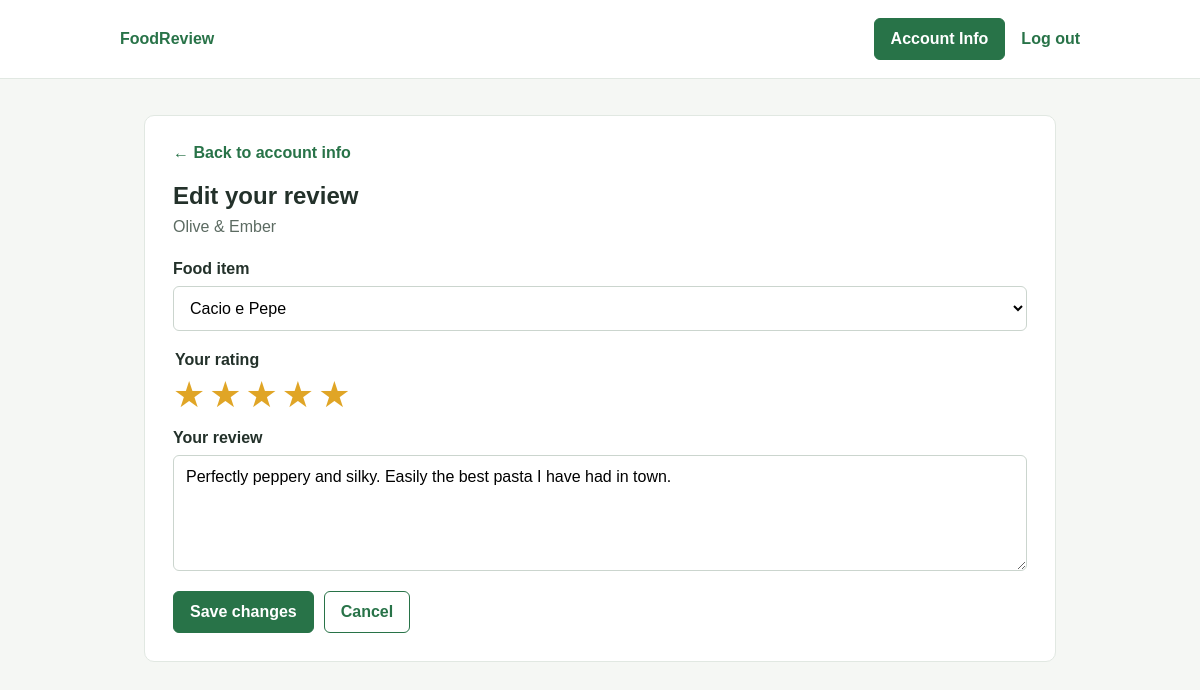
Screenshot of /review-edit.php?id=1 (signed in) with the database file from the repository.
### tables this page shows
CREATE TABLE review (
    review_id INTEGER PRIMARY KEY,
    user_id INTEGER NOT NULL,
    food_item_id INTEGER NOT NULL,
    rating INTEGER NOT NULL CHECK (rating BETWEEN 1 AND 5),
    comment TEXT,
    created_at TIMESTAMP NOT NULL DEFAULT CURRENT_TIMESTAMP,
    updated_at TIMESTAMP NOT NULL DEFAULT CURRENT_TIMESTAMP,
    FOREIGN KEY (user_id) REFERENCES users (user_id),
    FOREIGN KEY (food_item_id) REFERENCES food_item (food_item_id)
);

CREATE TABLE food_item (
    food_item_id INTEGER PRIMARY KEY,
    restaurant_id INTEGER NOT NULL,
    name VARCHAR(255) NOT NULL,
    description TEXT,
    price DECIMAL(10, 2) NOT NULL,
    category VARCHAR(100) NOT NULL,
    FOREIGN KEY (restaurant_id) REFERENCES restaurants (restaurant_id)
);

### includes/db.php (called while the page is built, shortened)
<?php
function db(): PDO
{
    static $pdo = null;
    if ($pdo === null) {
        $path = __DIR__ . '/../database/restaurants.db';
        $pdo = new PDO('sqlite:' . $path);
        $pdo->setAttribute(PDO::ATTR_ERRMODE, PDO::ERRMODE_EXCEPTION);
        $pdo->setAttribute(PDO::ATTR_DEFAULT_FETCH_MODE, PDO::FETCH_ASSOC);
        $pdo->exec('PRAGMA foreign_keys = ON');
    }
    return $pdo;
}
function parseId($value): ?int
{
    $id = filter_var($value, FILTER_VALIDATE_INT, ['options' => ['min_range' => 1]]);
    return $id === false ? null : $id;
}

### includes/reviews.php (called while the page is built, shortened)
<?php
require_once __DIR__ . '/db.php';
function getReview(int $reviewId): ?array
{
    $statement = db()->prepare(REVIEW_SELECT . ' WHERE v.review_id = ?');
    $statement->execute([$reviewId]);
    return $statement->fetch() ?: null;
}

### includes/restaurants.php (called while the page is built, shortened)
<?php
require_once __DIR__ . '/db.php';
function getRestaurant(int $restaurantId): ?array
{
    $statement = db()->prepare(RESTAURANT_SELECT . ' WHERE r.restaurant_id = ?');
    $statement->execute([$restaurantId]);
    return $statement->fetch() ?: null;
}
function getFoodItems(int $restaurantId): array
{
    $statement = db()->prepare(
        'SELECT food_item_id AS id, name FROM food_item WHERE restaurant_id = ? ORDER BY food_item_id'
    );
    $statement->execute([$restaurantId]);
    return $statement->fetchAll();
}

### review-edit.php (the view, shortened to what this page needs)
<?php
require_once 'includes/restaurants.php';
require_once 'includes/reviews.php';
$reviewId = parseId($_GET['id'] ?? null);
$review = $reviewId === null ? null : getReview($reviewId);
$restaurant = $review === null ? null : getRestaurant((int) $review['restaurant_id']);
if ($review === null || $restaurant === null) {
    http_response_code(404);
} elseif (!canEditReview($review)) {
    denyAccess();
} else {
    $foodItems = getFoodItems((int) $review['restaurant_id']);
}
?>
<!DOCTYPE html>
<html lang="en">
<head>
    <link rel="stylesheet" href="css/styles.css">
</head>
<body>
    <?php require_once 'includes/header.php'; ?>
    <main>
        <section class="restaurant-details">
            <?php if ($review === null || $restaurant === null): ?>
                <h1>Review not found</h1>
                <p class="intro">Choose a review from your Account Info page to edit it.</p>
                <a class="details-button" href="account-info.php">Back to account info</a>
            <?php else: ?>
                <?php $accountUrl = 'account-info.php'; ?>
                <a class="back-link" href="<?= htmlspecialchars($accountUrl, ENT_QUOTES, 'UTF-8') ?>">← Back to account info</a>
                <h1>Edit your review</h1>
                <p class="intro"><?= htmlspecialchars($restaurant['name'], ENT_QUOTES, 'UTF-8') ?></p>
                <form class="crud-form" method="post" action="">
                    <label for="food-item">Food item</label>
                    <select id="food-item" name="food_item_id" required>
                        <?php foreach ($foodItems as $foodItem): ?>
                            <option value="<?= (int) $foodItem['id'] ?>"<?= (int) $foodItem['id'] === (int) $review['food_item_id'] ? ' selected' : '' ?>><?= htmlspecialchars($foodItem['name'], ENT_QUOTES, 'UTF-8') ?></option>
                        <?php endforeach; ?>
                    </select>
                    <?php $selectedRating = (int) $review['rating']; require 'includes/star-input.php'; ?>
                    <label for="comment">Your review</label>
                    <textarea id="comment" name="comment" rows="5"><?= htmlspecialchars($review['comment'] ?? '', ENT_QUOTES, 'UTF-8') ?></textarea>
                    <div class="page-actions">
                        <button class="follow-button" type="button">Save changes</button>
                        <a class="secondary-button" href="<?= htmlspecialchars($accountUrl, ENT_QUOTES, 'UTF-8') ?>">Cancel</a>
                    </div>
                </form>
            <?php endif; ?>
        </section>
    </main>
</body>
</html>

### css/styles.css (style rules this page uses)
* { box-sizing: border-box; }
body { background: #f5f7f4; color: #23312a; font-family: Arial, sans-serif; margin: 0; }
main { margin: 0 auto; max-width: 960px; padding: 36px 24px; }
h1 { margin: 0 0 8px; }
.intro { color: #5c6b62; margin: 0 0 24px; }
.back-link { color: #287348; display: inline-block; font-weight: 600; margin-bottom: 20px; text-decoration: none; }
.details-button, .account-button, .follow-button, .secondary-button, .danger-button { border: 1px solid transparent; border-radius: 6px; cursor: pointer; display: inline-block; font: inherit; font-weight: 600; padding: 11px 16px; text-align: center; text-decoration: none; }
.details-button, .account-button, .follow-button { background: #287348; border-color: #287348; color: #fff; }
.secondary-button { background: #fff; border-color: #287348; color: #287348; }
.page-actions { align-items: center; display: flex; flex-wrap: wrap; gap: 10px; }
.restaurant-details { background: #fff; border: 1px solid #e1e8e2; border-radius: 10px; padding: 28px; }
.crud-form > label, .star-input legend { display: block; font-weight: 600; margin-bottom: 8px; }
.crud-form input[type="text"], .crud-form select, .crud-form textarea { background: #fff; border: 1px solid #cbd5ce; border-radius: 6px; display: block; font: inherit; margin-bottom: 20px; padding: 12px; width: 100%; }
.crud-form textarea { resize: vertical; }

### rows the page displays
review: food_item_id "Cacio e Pepe", comment "Perfectly peppery and silky. Easily the best pasta I have had in town."

### other values shown
$restaurant['name'] "Olive & Ember"
